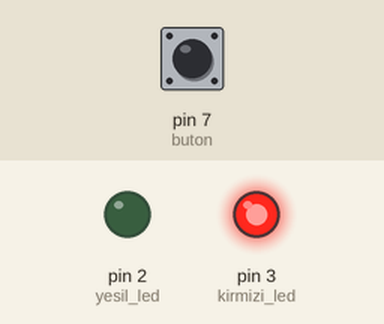
Bench run of a sketch on a simulated Arduino Uno, built with avr-gcc and run on an emulated ATmega328P. On the bench: output pins drawn as LEDs (lit = HIGH). Inputs (shaded band) come from the test bench; at power-on: pin 7 (buton) LOW.

Above: at 1.2 s.
1.3 s: pin 7 (buton) pulled HIGH for 0.15 s
At 1.37 s:
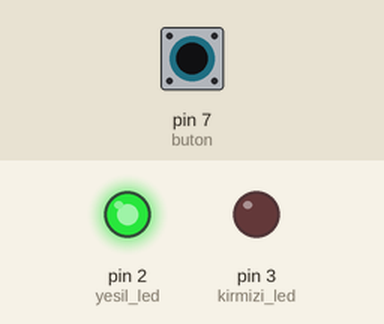
2.9 s: pin 7 (buton) pulled HIGH for 3.2 s
At 7.0 s:
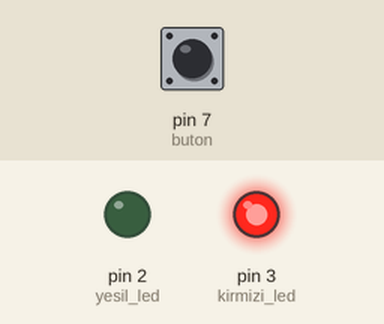
Timing chart, 0 to 8.5 s (numbered marks = the images above; inputs shaded):
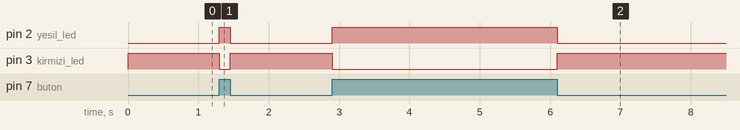

Measured:
- after the input at 1.3 s, pin 2 (yesil_led): LOW → HIGH at once, → LOW 0.15 s later; pin 3 (kirmizi_led): HIGH → LOW at once, → HIGH 0.15 s later
- after the input at 2.9 s, pin 2 (yesil_led): LOW → HIGH at once, → LOW 3.2 s later; pin 3 (kirmizi_led): HIGH → LOW at once, → HIGH 3.2 s later

The sketch:

buton_ile_led_kontrol.ino
```cpp
#define kirmizi_led 3
#define yesil_led 2
#define buton 7
int buton_durum = 0;

void setup() {
  pinMode(kirmizi_led,OUTPUT);
  pinMode(yesil_led,OUTPUT);
  pinMode(buton,INPUT);
}

void loop()
  {
  buton_durum=digitalRead(buton);
    if (buton_durum == 1 )
    {
        digitalWrite(yesil_led,HIGH);
        digitalWrite(kirmizi_led,LOW);
    }
    else
    {
        digitalWrite(yesil_led,LOW);
        digitalWrite(kirmizi_led,HIGH);
    }

}
```
